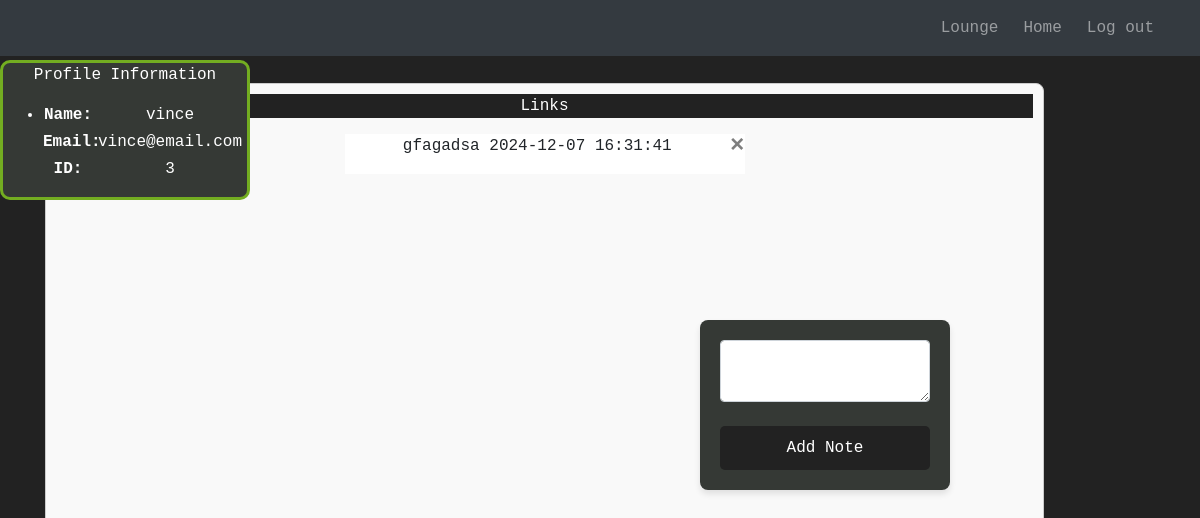
/ (signed in), run on an earlier commit of the app's database.
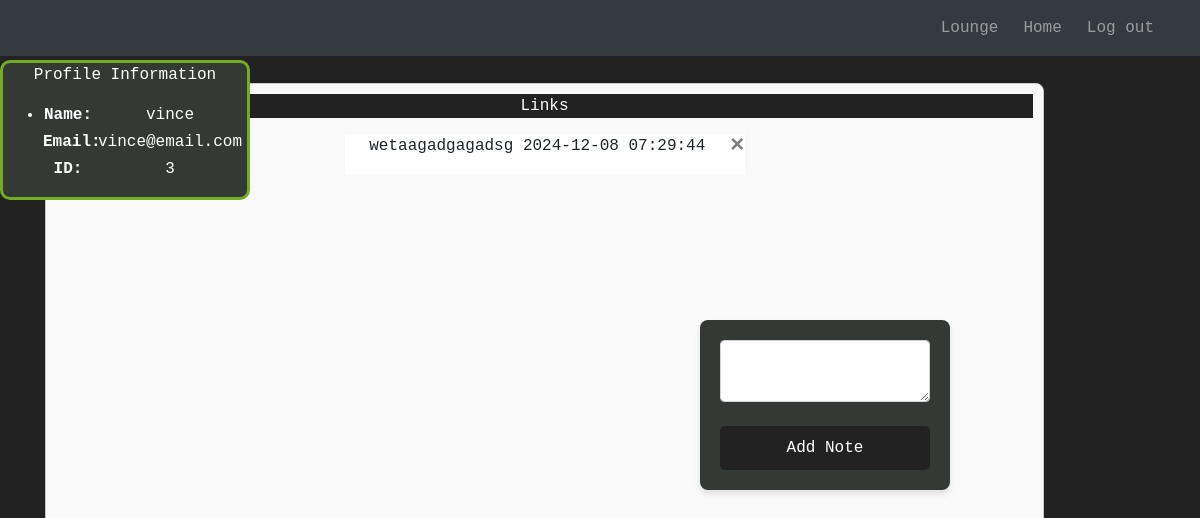
And on a later commit of the database.
### website/models.py (models this page shows)
class Note(db.Model):
    id = db.Column(db.Integer, primary_key=True)
    data = db.Column(db.String(10000))
    date = db.Column(db.DateTime(timezone=True), default=func.now())
    user_id = db.Column(db.Integer, db.ForeignKey('user.id'))

class User(db.Model, UserMixin):
    id = db.Column(db.Integer, primary_key=True)
    email = db.Column(db.String(150), unique=True)
    password = db.Column(db.String(150))
    first_name = db.Column(db.String(150))
    notes = db.relationship('Note')
    chats = db.relationship('Chat')

### website/views.py (the view, shortened to what this page needs)
@views.route('/', methods=['GET', 'POST'])
@login_required
def home():
    return render_template("home.html", user=current_user)

### website/__init__.py (called while the page is built)
def create_app():
    app = Flask(__name__)
    app.config['SECRET_KEY'] = 'DSA Group 4'
    app.config['SQLALCHEMY_DATABASE_URI'] = f'sqlite:///{DB_NAME}'
    db.init_app(app)
    from .views import views
    from .auth import auth
    app.register_blueprint(views, url_prefix='/')
    app.register_blueprint(auth, url_prefix='/')
    from .models import User, Note
    with app.app_context():
        db.create_all()
    login_manager = LoginManager()
    login_manager.login_view = 'auth.login'
    login_manager.init_app(app)
    @login_manager.user_loader
    def load_user(id):
        return User.query.get(int(id))
    return app

### website/templates/home.html (shortened to what this page needs)
{% extends "base.html" %}
{% block content %}
<div align="center" class="input-block">
  <p class="links">Links</p>
  <ul class="data-list" id="notes">
    {% for note in user.notes %}
    <li class="data-list">
      {{ note.data }}
      {{ note.date }}
      <button type="button" class="close" onClick="deleteNote({{ note.id }})">
        <span aria-hidden="true">&times;</span>
      </button>
    </li>
    {% endfor %}
  </ul>
</div>
<div align="center" class="link-container">
  <div class="profile">
    <p align="center" class="profile-title">Profile Information</p>
    <ul align="center" class="list-group list-group-flush" id="users">
      <li class="profile-table">
        <div class="profile-row">
          <div class="profile-label">Name:</div>
          <div class="profile-data">{{ user.first_name }}</div>
        </div>
        <div class="profile-row">
          <div class="profile-label">Email:</div>
          <div class="profile-data">{{ user.email }}</div>
        </div>
        <div class="profile-row">
          <div class="profile-label">ID:</div>
          <div class="profile-data">{{ user.id }}</div>
        </div>
      </li>
    </ul>
  </div>
</div>
<div class="button-block">
  <form method="POST">
    <textarea name="note" id="note" class="form-control" required></textarea>
    <br />
    <div align="center">
      <button type="submit" class="btn btn-primary">Add Note</button>
    </div>
  </form>
</div>
{% endblock %}

### website/templates/base.html (shortened to what this page needs)
<!DOCTYPE html>
<html>
  <head>
    <link
      rel="stylesheet"
      href="https://stackpath.bootstrapcdn.com/bootstrap/4.4.1/css/bootstrap.min.css"
    />
    <link
      rel="stylesheet"
      href="https://stackpath.bootstrapcdn.com/font-awesome/4.7.0/css/font-awesome.min.css"
    />
    <link rel="stylesheet" href="static/sign_up.css">
    <link rel="stylesheet" href="static/home.css">
    <link rel="stylesheet" href="static/admin-dashboard.css">
    <link rel="stylesheet" href="static/lounge.css">
  </head>
  <body>
    <nav class="navbar navbar-dark bg-dark fixed-top">
      <div class="container-fluid">
        <div class="navbar-nav ml-auto d-flex flex-row">
          {% if user.is_authenticated %}
          <a class="nav-item nav-link" id="lounge" href="/lounge">Lounge</a>
          <a class="nav-item nav-link" id="home" href="/">Home</a>
          <a class="nav-item nav-link" id="logout" href="/logout">Log out</a>
          {% else %}
          <a class="nav-item nav-link" id="login" href="/login">Login</a>
          <a class="nav-item nav-link" id="signUp" href="/sign-up">Sign Up</a>
          <a class="nav-item nav-link" id="admin" href="/admin-login">Admin</a>
          {% endif %}
        </div>
      </div>
    </nav>
    <div class="container">{% block content %} {% endblock %}</div>
  </body>
</html>

### website/static/sign_up.css (style rules this page uses)
body { font-family: monospace, monospace; background-color: #222222; margin: 0; padding: 0; display: flex; justify-content: center; align-items: center; height: 100vh; }
form { background-color: #353935; padding: 20px; border-radius: 8px; box-shadow: 0 4px 6px rgba(0, 0, 0, 0.1); width: 100%; max-width: 400px; margin: auto; }
button[type="submit"] { width: 100%; padding: 10px; background-color: #222222; color: #ffffff; border: none; border-radius: 5px; font-size: 16px; cursor: pointer; transition: background-color 0.3s; }
.navbar { justify-content: flex-start; padding-left: 10px; }
.nav-item { margin-right: 15px; margin-left: 10px; }
body { padding-top: 56px; }
.navbar-nav { align-items: center; }
.profile-table { color: #ffffff; margin-left: 40px; }
.profile-data { color: #ffffff; margin: auto; }
.profile { position: fixed; left: 10px; bottom: 20px; width: 300px; border: 3px solid #222222; border-radius:10px; background-color: #353935; }
.profile-title { color: #ffffff; }

### website/static/home.css (style rules this page uses)
.links { color: #ffffff; background-color: #222222; }
.profile { position: fixed; top: 60px; left: 0; width: 250px; height:140px; border: 3px solid #73AD21; }
.profile-row { display: flex; margin-bottom: 3px; }
.profile-label { font-weight: bold; width: 50px; }
.data-list { background-color: white; width:400px; height:40px; }
.button-block { position: fixed; top: 320px; right: 250px; width: 250px; height:140px; }
.link-container { position: fixed; }
.data-list { list-style: none; }

### website/static/lounge.css (style rules this page uses)
.input-block { margin-top: 60px; width: 90%; height: 750px; overflow-y: auto; border: 1px solid #ccc; padding: 10px; background-color: #f9f9f9; border-radius: 8px; }
.data-list { list-style-type: none; padding: 0; margin: 0; }

What changed in the data, as far as the page shows it:
changed Note: data "gfagadsa" → "wetaagadgagadsg"; date "2024-12-07 16:31:41" → "2024-12-08 07:29:44"
